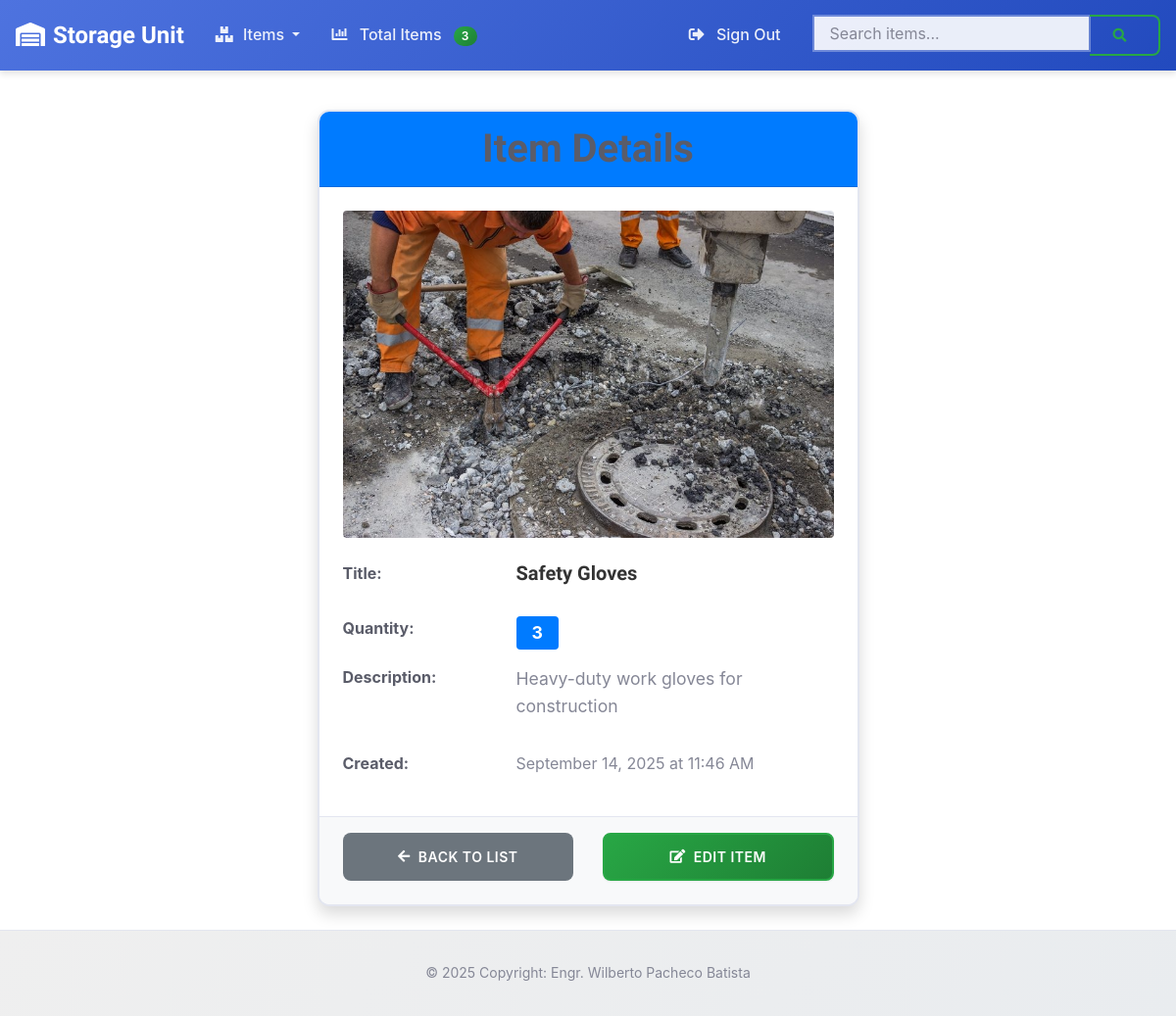
The app's page /index.php?script=viewItem&id=3 (signed in) with its own data.
### tables this page shows
CREATE TABLE items (
    id INT AUTO_INCREMENT PRIMARY KEY,
    title VARCHAR(255) NOT NULL,
    description TEXT,
    qty INT DEFAULT 1,
    user_id INT NOT NULL,
    category_id INT NULL,
    location_id INT NULL,
    img VARCHAR(255),
    created_at TIMESTAMP DEFAULT CURRENT_TIMESTAMP,
    updated_at TIMESTAMP DEFAULT CURRENT_TIMESTAMP ON UPDATE CURRENT_TIMESTAMP,
    FOREIGN KEY (user_id) REFERENCES users(id) ON DELETE CASCADE,
    FOREIGN KEY (category_id) REFERENCES categories(id) ON DELETE SET NULL,
    FOREIGN KEY (location_id) REFERENCES locations(id) ON DELETE SET NULL,
    INDEX idx_user_id (user_id),
    INDEX idx_title (title),
    INDEX idx_category_id (category_id),
    INDEX idx_location_id (location_id)
);

### app/Controllers/ItemController.php (called while the page is built, shortened)
<?php
class ItemController
{
    public function getItemById($itemId, $conn)
    {
        try {
            $connection = $conn->getConnection();
            $sql = "SELECT * FROM items WHERE id = :id";
            $stmt = $connection->prepare($sql);
            $stmt->bindParam(':id', $itemId);
            $stmt->execute();
            $item = $stmt->fetch();
            return $item ? [$item] : [];
        } catch (\Exception $e) {
            return [];
        }
    }
}

### resources/views/items/viewItem.php (the view, shortened to what this page needs)
<?php
$item_id = $_GET['id'];
$controller = new \StorageUnit\Controllers\ItemController;
$conn = new \StorageUnit\Database\Connection;
$item = $controller->getItemById($item_id, $conn);
$item = $item[0];
$item['img'] = $item['img'] ?? 'image-not-found.png';
?>
<div class="container pt-3 pb-3">
    <div class="row justify-content-center">
        <div class="col-md-8 col-lg-6">
            <div class="card shadow">
                <div class="card-header bg-primary text-white">
                    <h1 class="card-title text-center mb-0" style="font-family: 'Rancho', serif; font-size: 2.5rem;">
                    </h1>
                </div>
                <div class="card-body">
                    <div class="text-center mb-4">
                        <img src="/uploads/<?=$item['img']?>"
                             class="img-fluid rounded"
                             alt="<?=htmlspecialchars($item['title'])?>"
                             style="max-height: 400px; width: auto;">
                    </div>
                    <div class="row mb-3">
                        <div class="col-sm-4">
                            <strong>Title:</strong>
                        </div>
                        <div class="col-sm-8">
                            <h4 style="font-family: 'Rancho', serif; color: #333;">
                                <?=htmlspecialchars($item['title'])?>
                            </h4>
                        </div>
                    </div>
                    <div class="row mb-3">
                        <div class="col-sm-4">
                            <strong>Quantity:</strong>
                        </div>
                        <div class="col-sm-8">
                            <span class="badge badge-primary badge-lg" style="font-size: 1.1rem; padding: 0.5rem 1rem;">
                                <?=htmlspecialchars($item['qty'])?>
                            </span>
                        </div>
                    </div>
                    <div class="row mb-3">
                        <div class="col-sm-4">
                            <strong>Description:</strong>
                        </div>
                        <div class="col-sm-8">
                            <p class="text-muted" style="font-size: 1.1rem; line-height: 1.6;">
                                <?=htmlspecialchars($item['description'])?>
                            </p>
                        </div>
                    </div>
                    <div class="row mb-3">
                        <div class="col-sm-4">
                            <strong>Created:</strong>
                        </div>
                        <div class="col-sm-8">
                            <span class="text-muted">
                                <?=date('F j, Y \a\t g:i A', strtotime($item['created_at']))?>
                            </span>
                        </div>
                    </div>
                </div>
                <div class="card-footer bg-light">
                    <div class="row">
                        <div class="col-sm-6 mb-2">
                            <a href="<?=$_SERVER['PHP_SELF']?>?script=itemsList"
                               class="btn btn-secondary btn-block">
                                <i class="fas fa-arrow-left"></i>
                                Back to List
                            </a>
                        </div>
                        <div class="col-sm-6">
                            <a href="<?=$_SERVER['PHP_SELF']?>?script=editItem&id=<?=$item['id']?>"
                               class="btn btn-success btn-block">
                                <i class="fas fa-edit"></i>
                                Edit Item
                            </a>
                        </div>
                    </div>
                </div>
            </div>
        </div>
    </div>
</div>

### public/css/style.css (style rules this page uses)
:root { --primary-color: #4e73df; --primary-dark: #224abe; --primary-darker: #1e3a8a; --primary-light: #6c7ce7; --success-color: #28a745; --success-dark: #1e7e34; --success-darker: #155724; --danger-color: #dc3545; --danger-dark: #c82333; --danger-darker: #bd2130; --warning-color: #ffc107; --warning-dark: #e0a800; --info-color: #17a2b8; --info-dark: #138496; --light-color: #f8f9fc; --dark-color: #5a5c69; --muted-color: #858796; --border-color: #e3e6f0; --bg-primary: #ffffff; --bg-secondary: #f8f9fc; --bg-tertiary: #efefef; --bg-overlay: rgba(255, 255, 255, 0.5); --font-primary: 'Inter', -apple-system, BlinkMacSystemFont, 'Segoe UI', Roboto, sans-serif; --font-display: 'Rancho', serif; --font-mono: 'Fira Code', 'Monaco', 'Consolas', monospace; --text-xs: 0.75rem; --text-sm: 0.875rem; --text-base: 1rem; --text-lg: 1.125rem; --text-xl: 1.25rem; --text-2xl: 1.5rem; --text-3xl: 1.875rem; --text-4xl: 2.25rem; --text-5xl: 3rem; --space-1: 0.25rem; --space-2: 0.5rem; --space-3: 0.75rem; --space-4: 1rem; --space-5: 1.25rem; --space-6: 1.5rem; --space-8: 2rem; --space-10: 2.5rem; --space-12: 3rem; --space-16: 4rem; --space-20: 5rem; --radius-sm: 0.25rem; --radius-md: 0.375rem; --radius-lg: 0.5rem; --radius-xl: 0.75rem; --radius-2xl: 1rem; --radius-full: 9999px; --shadow-sm: 0 1px 2px rgba(0, 0, 0, 0.05); --shadow-md: 0 4px 6px rgba(0, 0, 0, 0.1); --shadow-lg: 0 10px 15px rgba(0, 0, 0, 0.1); --shadow-xl: 0 20px 25px rgba(0, 0, 0, 0.1); --shadow-2xl: 0 25px 50px rgba(0, 0, 0, 0.25); --transition-fast: 0.15s ease; --transition-normal: 0.3s ease; --transition-slow: 0.5s ease; --z-dropdown: 1000; --z-sticky: 1020; --z-fixed: 1030; --z-modal-backdrop: 1040; --z-modal: 1050; --z-popover: 1060; --z-tooltip: 1070; }
*, *::before, *::after { box-sizing: border-box; }
html { height: 100%; font-size: 16px; line-height: 1.6; -webkit-text-size-adjust: 100%; -webkit-font-smoothing: antialiased; -moz-osx-font-smoothing: grayscale; }
body { margin: 0; padding: 0; min-height: 100vh; font-family: var(--font-primary); font-size: var(--text-base); line-height: 1.6; color: var(--dark-color); background-color: var(--bg-primary); position: relative; padding-bottom: 6rem; }
h1, h2, h3, h4, h5, h6 { margin: 0 0 var(--space-4) 0; font-family: var(--font-display); font-weight: 700; line-height: 1.2; color: var(--dark-color); }
h1 { font-size: var(--text-4xl); }
h4 { font-size: var(--text-xl); }
p { margin: 0 0 var(--space-4) 0; color: var(--muted-color); }
.text-muted { color: var(--muted-color) !important; }
.container { width: 100%; max-width: 1200px; margin: 0 auto; padding: 0 var(--space-4); }
.btn { display: inline-flex; align-items: center; justify-content: center; padding: var(--space-3) var(--space-6); font-size: var(--text-sm); font-weight: 600; line-height: 1.5; text-align: center; text-decoration: none; vertical-align: middle; cursor: pointer; user-select: none; border: 2px solid transparent; border-radius: var(--radius-lg); transition: var(--transition-normal); position: relative; overflow: hidden; text-transform: uppercase; letter-spacing: 0.5px; min-height: 2.5rem; }
.btn i { margin-right: var(--space-2); font-size: var(--text-sm); }
.btn-success { background: linear-gradient(135deg, var(--success-color) 0%, var(--success-dark) 100%); color: white; border-color: var(--success-color); box-shadow: var(--shadow-sm); }
.btn-block { width: 100%; display: flex; align-items: center; justify-content: center; }
.card { background-color: var(--bg-primary); border: 2px solid var(--border-color); border-radius: var(--radius-xl); box-shadow: var(--shadow-sm); transition: var(--transition-normal); overflow: hidden; position: relative; width: 100%; min-height: 400px; display: flex; flex-direction: column; }
.card.shadow { box-shadow: var(--shadow-lg); }
.card-body { padding: var(--space-6); flex: 1; display: flex; flex-direction: column; }
.card-title { font-family: var(--font-display); font-size: var(--text-xl); font-weight: 700; color: var(--dark-color); margin-bottom: var(--space-4); line-height: 1.3; word-wrap: break-word; overflow-wrap: break-word; }
.card-footer { background-color: var(--bg-secondary); border-top: 1px solid var(--border-color); padding: var(--space-4) var(--space-6); margin-top: auto; flex-shrink: 0; }
.text-center { text-align: center; }
.mb-0 { margin-bottom: 0; }
.mb-2 { margin-bottom: var(--space-2); }
.mb-3 { margin-bottom: var(--space-3); }
.mb-4 { margin-bottom: var(--space-4); }
.card { animation: slideInUp 0.6s ease-out; }

### records on screen
items: img (picture), title "Safety Gloves", qty "3", description "Heavy-duty work gloves for construction", created_at "September 14, 2025 at 11:46 AM"

### other values on screen
$totalItems "3"
